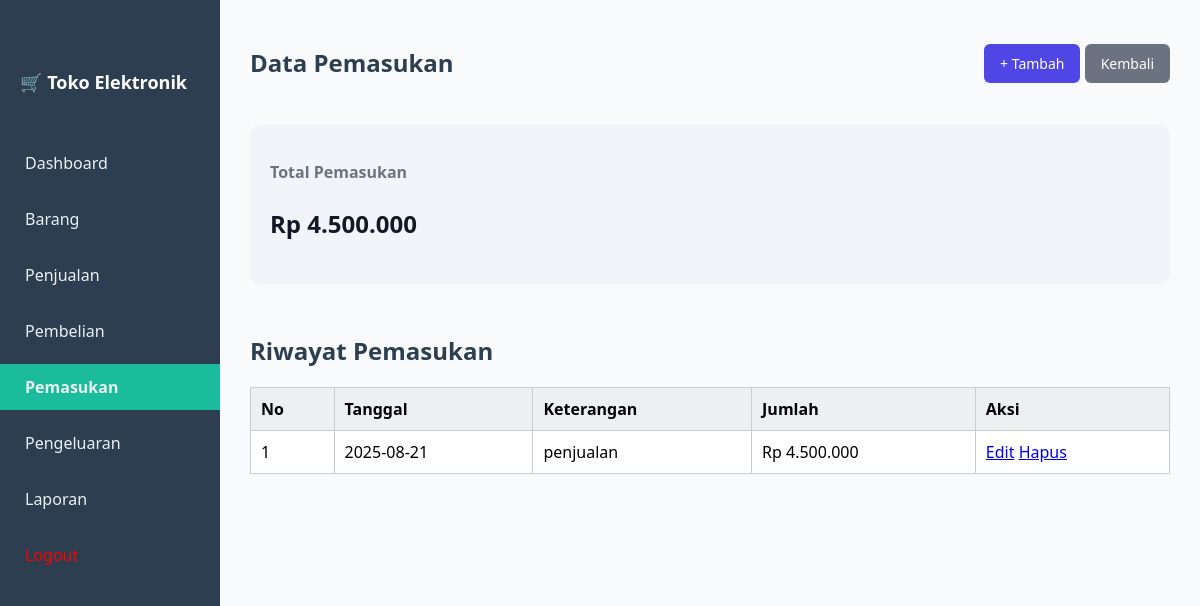
Page /pemasukan/index.php (signed in) on the committed database.
### tables this page shows
CREATE TABLE `pemasukan` (
  `id` int(11) NOT NULL,
  `tanggal` date NOT NULL,
  `keterangan` varchar(255) NOT NULL,
  `jumlah` decimal(15,2) NOT NULL
);

### pemasukan/index.php (the view, shortened to what this page needs)
<?php
include '../config.php';
$data = mysqli_query($conn, "SELECT * FROM pemasukan");
?>
<!DOCTYPE html>
<html lang="id">
<head>
</head>
<body>
    <div class="sidebar">
        <h2>🛒 Toko Elektronik</h2>
        <ul>
            <li><a href="../dashboard.php">Dashboard</a></li>
            <li><a href="../barang/index.php">Barang</a></li>
            <li><a href="../penjualan/index.php">Penjualan</a></li>
            <li><a href="../pembelian/index.php">Pembelian</a></li>
            <li><a href="#" class="active">Pemasukan</a></li>
            <li><a href="../pengeluaran/index.php">Pengeluaran</a></li>
            <li><a href="../laporan.php">Laporan</a></li>
            <li><a href="logout.php" class="logout">Logout</a></li>
        </ul>
    </div>
    <div class="main">
        <div class="header">
            <h1>Data Pemasukan</h1>
            <div>
                <a href="tambah.php" class="btn">+ Tambah</a>
                <a href="../dashboard.php" class="btn btn-kembali">Kembali</a>
            </div>
        </div>
        <div class="card-container">
            <div class="card">
                <h3>Total Pemasukan</h3>
                <p>Rp <?= number_format(mysqli_fetch_assoc(mysqli_query($conn, "SELECT IFNULL(SUM(jumlah),0) as total FROM pemasukan"))['total'], 0, ',', '.') ?></p>
            </div>
        </div>
        <h2>Riwayat Pemasukan</h2>
        <table>
            <tr>
                <th>No</th>
                <th>Tanggal</th>
                <th>Keterangan</th>
                <th>Jumlah</th>
                <th>Aksi</th>
            </tr>
            <?php $no = 1; while ($row = mysqli_fetch_assoc($data)) : ?>
            <tr>
                <td><?= $no++ ?></td>
                <td><?= htmlspecialchars($row['tanggal']) ?></td>
                <td><?= htmlspecialchars($row['keterangan']) ?></td>
                <td>Rp <?= number_format($row['jumlah'], 0, ',', '.') ?></td>
                <td>
                    <a href="edit.php?id=<?= $row['id'] ?>" class="btn-edit">Edit</a>
                    <a href="hapus.php?id=<?= $row['id'] ?>" class="btn-hapus" onclick="return confirm('Hapus data?')">Hapus</a>
                </td>
            </tr>
            <?php endwhile; ?>
        </table>
    </div>
</body>
</html>

### pemasukan/index.php (style rules this page uses)
* { box-sizing: border-box; font-family: 'Segoe UI', sans-serif; }
body { margin: 0; display: flex; height: 100vh; background-color: #f8fafc; }
.sidebar { width: 220px; background-color: #2c3e50; min-height: 100vh; display: flex; flex-direction: column; padding-top: 20px; position: fixed; }
.sidebar h2 { color: white; font-size: 18px; margin-bottom: 30px; padding-left: 20px; }
.sidebar ul { list-style: none; padding: 0; }
.sidebar ul li { margin-bottom: 10px; }
.sidebar ul li a { color: #ecf0f1; text-decoration: none; padding: 12px 20px; display: block; border-left: 5px solid transparent; transition: 0.3s; }
.sidebar ul li a.active { background-color: #1abc9c; font-weight: bold; }
.sidebar .logout { color: red; }
.main { margin-left: 220px; padding: 30px; width: calc(100% - 220px); }
.header { display: flex; justify-content: space-between; align-items: center; }
.header h1 { font-size: 24px; color: #2c3e50; }
.card-container { display: flex; gap: 20px; margin-top: 30px; flex-wrap: wrap; }
.card { flex: 1 1 220px; background-color: #f1f5f9; padding: 20px; border-radius: 10px; }
.card h3 { font-size: 16px; color: #6b7280; }
.card p { font-size: 24px; font-weight: bold; color: #111827; }
h2 { margin-top: 50px; color: #2c3e50; }
table { border-collapse: collapse; width: 100%; margin-top: 10px; background-color: white; }
th, td { padding: 10px; border: 1px solid #ccc; text-align: left; }
th { background-color: #ecf0f1; }
.btn { text-decoration: none; padding: 10px 16px; border-radius: 6px; font-size: 14px; color: white; background-color: #4f46e5; }
.btn-kembali { background-color: #6b7280; }

### rows in the picture
pemasukan: tanggal "2025-08-21", keterangan "penjualan", jumlah "4.500.000"
